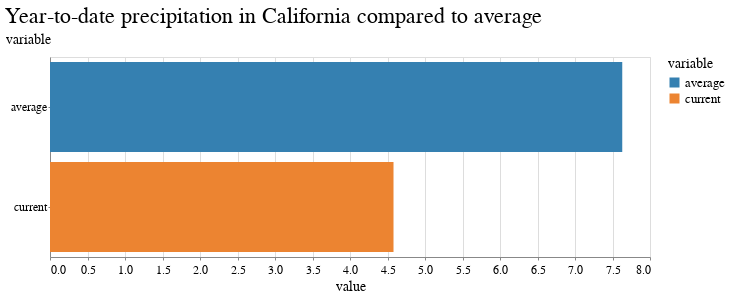

Source (notebook cell):
### Code cell
alt.Chart(
    pd.melt(gauge, id_vars="date", value_vars=["current","average"])
).mark_bar().encode(
    x="value",
    y=alt.Y("variable", sort="-x"),
    color="variable"
).properties(
    title="Year-to-date precipitation in California compared to average",
    width=600,
    height=200
)

### Figure 1 — Vega-Lite specification as saved in the notebook (floating-point values rounded to 4 significant figures)
{"config": {"view": {"width": 800, "height": 450}, "background": "#ffffff", "title": {"anchor": "start", "font": "BentonGothic-Bold, sans", "fontColor": "#000000", "fontSize": 22, "fontWeight": "normal"}, "arc": {"fill": "#82c6df"}, "area": {"fill": "#82c6df"}, "line": {"stroke": "#82c6df", "strokeWidth": 3}, "path": {"stroke": "#82c6df"}, "rect": {"fill": "#82c6df"}, "shape": {"stroke": "#82c6df"}, "bar": {"fill": "#82c6df"}, "point": {"stroke": "#82c6df"}, "symbol": {"fill": "#82c6df", "size": 30}, "axis": {"titleFont": "BentonGothic-Bold, sans", "titleFontSize": 14, "titleFontWeight": "normal", "labelFont": "BentonGothic, sans", "labelFontSize": 12, "labelFontWeight": "normal"}, "axisX": {"labelAngle": 0, "labelPadding": 4, "tickSize": 3}, "axisY": {"labelBaseline": "middle", "maxExtent": 45, "minExtent": 45, "tickSize": 2, "titleAlign": "left", "titleAngle": 0, "titleX": -45, "titleY": -11}, "legend": {"titleFont": "BentonGothic-Bold, sans", "titleFontSize": 14, "titleFontWeight": "normal", "symbolType": "square", "labelFont": "BentonGothic, sans", "labelFontSize": 13}, "range": {"category": ["#3580b1", "#ec8431", "#ab7fb4", "#c89d29", "#adc839", "#829eb1"], "diverging": ["#e68a4f", "#f4bb6a", "#f9e39c", "#dadfe2", "#a6b7c6", "#849eae"], "heatmap": ["#fbf2c7", "#f9e39c", "#f8d36e", "#f4bb6a", "#e68a4f", "#d15a40", "#ab4232"], "ordinal": ["#fbf2c7", "#f9e39c", "#f8d36e", "#f4bb6a", "#e68a4f", "#d15a40", "#ab4232"], "ramp": ["#fbf2c7", "#f9e39c", "#f8d36e", "#f4bb6a", "#e68a4f", "#d15a40", "#ab4232"]}}, "data": {"name": "data-eebfc9ef3fb6c51782740df0770ca3de"}, "mark": "bar", "encoding": {"color": {"field": "variable", "type": "nominal"}, "x": {"field": "value", "type": "quantitative"}, "y": {"field": "variable", "sort": "-x", "type": "nominal"}}, "height": 200, "title": "Year-to-date precipitation in California compared to average", "width": 600, "$schema": "https://vega.github.io/schema/vega-lite/v4.17.0.json", "datasets": {"data-eebfc9ef3fb6c51782740df0770ca3de": [{"date": "2024-01-22T00:00:00", "variable": "current", "value": 4.58}, {"date": "2024-01-22T00:00:00", "variable": "average", "value": 7.63}]}}
